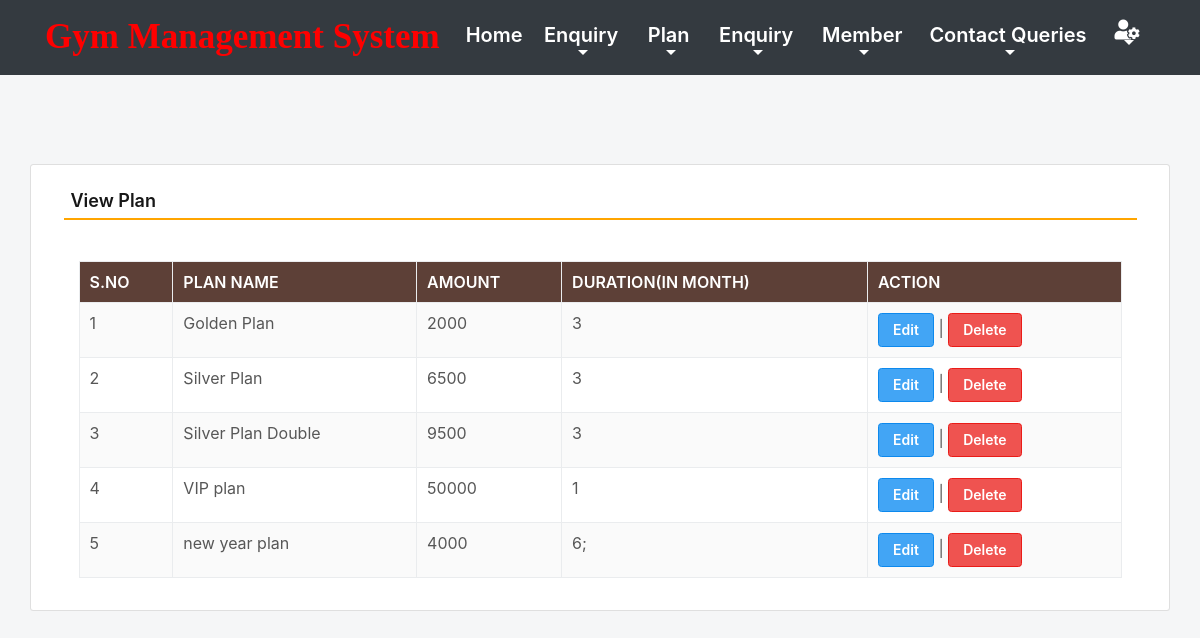
The app's page /viewPlan (signed in) with its own data.
### gym/models.py (models this page shows, shortened)
class Plan(models.Model):
    name = models.CharField(max_length=150, null=True)
    amount = models.CharField(max_length=15, null=True)
    duration = models.CharField(max_length=15, null=True)

### gym/views.py (the view)
# urls.py: path('viewPlan', viewPlan, name='viewPlan'),
def viewPlan(request):
    if not request.user.is_authenticated:
        return redirect(admin_login)
    plan = Plan.objects.all()
    return render(request,'viewPlan.html', locals())

### gym/templates/viewPlan.html (shortened to what this page needs)
{% include 'admin_nav.html' %}
{% load static %}
{% block main %}
 <html lang="en" class="no-focus">
<link rel="stylesheet" id="css-main" href="{% static 'css1/codebase.min.css' %}">
 <br><br><br><br>
	<div class="container card shadow mt-5">
		<div class="card-body">
			<h5 class="p-2" style="border-bottom: 2px solid orange">View Plan</h5>
             <br>
            <div class="container-fluid">
             <table id="example" class="table table-striped table-bordered" style="width:100%">
                  <thead class="text-white" style="background-color : #5d4037;">
				     <tr>
					   <th>S.No</th>
					   <th>Plan Name</th>
					   <th>Amount</th>
					   <th>Duration(In Month)</th>
                       <th>Action</th>
				     </tr>
			      </thead>
			       <tbody>
                     {% for i in plan %}
			          <tr>
                        <td>{{forloop.counter}}</td>
						<td>{{i.name}}</td>
						<td>{{i.amount}}</td>
						<td>{{i.duration}}</td>
						<td><a href="{% url 'edit_Plan' i.id %}" class="btn btn-primary">Edit</a> |
                          <a href="{% url 'delete_Plan' i.id %}" class="btn btn-danger" onclick="return confirm('Are you sure to delete this Plan ?')">Delete</a></td>
                      </tr>
                      {% endfor %}
                   </tbody>
		        </table>
            </div>
        </div>
	</div>
        <link rel="stylesheet" href="https://use.fontawesome.com/releases/v5.6.3/css/all.css">
 </html>
{% endblock %}

### gym/templates/admin_nav.html (shortened to what this page needs)
{% load static %}
  <link rel="stylesheet" href="https://maxcdn.bootstrapcdn.com/bootstrap/4.0.0/css/bootstrap.min.css">
<link rel="stylesheet" href="https://pro.fontawesome.com/releases/v5.10.0/css/all.css"/>
<link rel="stylesheet" href="{% static 'css/mystyle1.css' %}">
<nav class="navbar navbar-expand-sm navbar-light bg-dark">
  <div class="container">
  <a class="navbar-brand" href="{% url 'admin_home' %}">
      <span style="color : red">Gym Management System</span></a>
   <div class="collapse navbar-collapse text-center" id="myMenu">
    <ul class="navbar-nav pl-5 custom-nav ml-auto">
      <li class="nav-item active">
        <a class="nav-link text-white" href="{% url 'admin_home' %}" >Home <span class="sr-only">(current)</span></a>
      </li>
      <li class="nav-item dropdown">
        <a class="nav-link dropdown-toggle text-white" href="#" id="navbarDropdown" role="button" data-toggle="dropdown" aria-haspopup="true" aria-expanded="false">
          Enquiry
        </a>
      </li>
      <li class="nav-item dropdown">
        <a class="nav-link dropdown-toggle text-white" href="#" id="navbarDropdown" role="button" data-toggle="dropdown" aria-haspopup="true" aria-expanded="false">
          Plan
        </a>
      </li>
      <li class="nav-item dropdown">
        <a class="nav-link dropdown-toggle text-white" href="#" id="navbarDropdown" role="button" data-toggle="dropdown" aria-haspopup="true" aria-expanded="false">
          Enquiry
        </a>
      </li>
      <li class="nav-item dropdown">
        <a class="nav-link dropdown-toggle text-white" href="#" id="navbarDropdown" role="button" data-toggle="dropdown" aria-haspopup="true" aria-expanded="false">
          Member
        </a>
      </li>
      <li class="nav-item dropdown">
        <a class="nav-link dropdown-toggle text-white" href="#" id="navbarDropdown" role="button" data-toggle="dropdown" aria-haspopup="true" aria-expanded="false">
          Contact Queries
        </a>
      </li>
      <li class="nav-item dropdown">
        <a class="nav-link dropdown-toggle text-white" href="#" id="navbarDropdown" role="button" data-toggle="dropdown" aria-haspopup="true" aria-expanded="false">
          <i class="fas fa-user-cog"></i>
        </a>
      </li>
    </ul>
   </div>
 </div>
</nav>
<link rel="stylesheet"
	href="https://cdn.datatables.net/1.11.3/css/dataTables.bootstrap4.min.css">

### gym/static/css/mystyle1.css (style rules this page uses)
.navbar-brand { font-family: 'Monotype Corsiva'; font-size: 35px; font-weight: bold; }
.nav-link { color: black !important; font-size: 20px; }

### records on screen
Plan: name "Golden Plan", amount "2000", duration "3"
Plan: name "Silver Plan", amount "6500", duration "3"
Plan: name "Silver Plan Double", amount "9500", duration "3"
Plan: name "VIP plan", amount "50000", duration "1"
Plan: name "new year plan", amount "4000", duration "6;"
